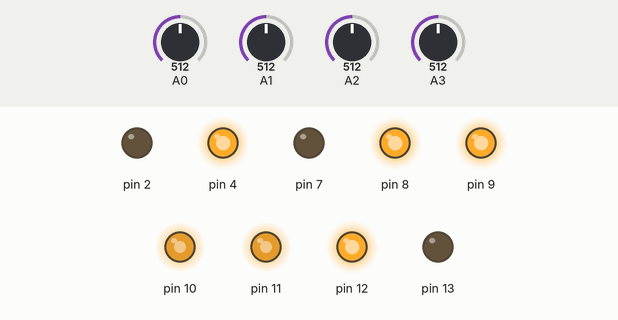
Bench run of a sketch on a simulated Arduino Uno, built with avr-gcc and run on an emulated ATmega328P. Shown: output pins drawn as LEDs (lit = HIGH). The inputs (shaded band) are chosen by the test bench; at power-on: A0 = 512, A1 = 512, A2 = 512, A3 = 512.

Above: at 1.2 s.
1.3 s: A0 set to 316
2.8 s: A0 set to 294
At 3.4 s:
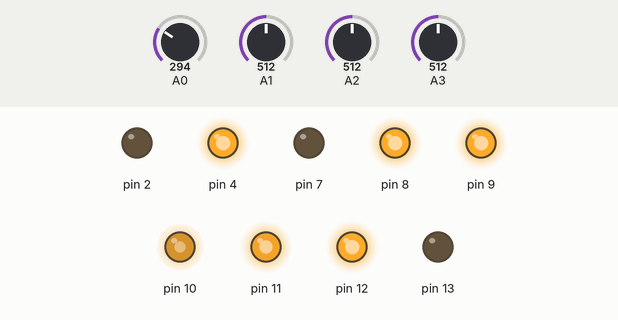
4.3 s: A1 set to 312
5.8 s: A1 set to 288
At 6.3 s:
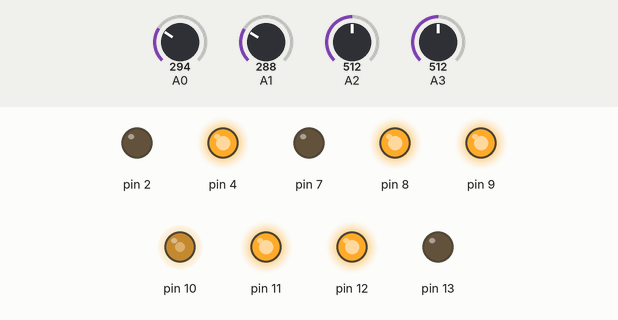
7.3 s: A2 set to 315
8.8 s: A2 set to 289
At 9.3 s:
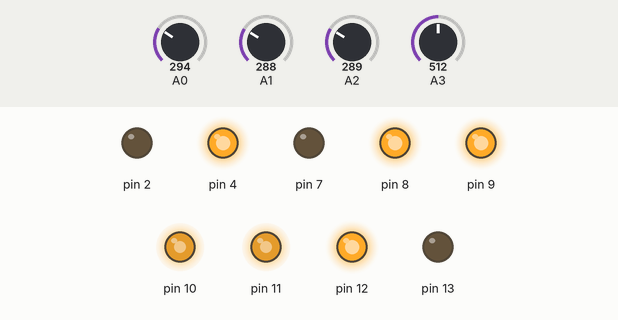
Timing chart, 0 to 11.3 s (numbered marks = the images above; inputs shaded):
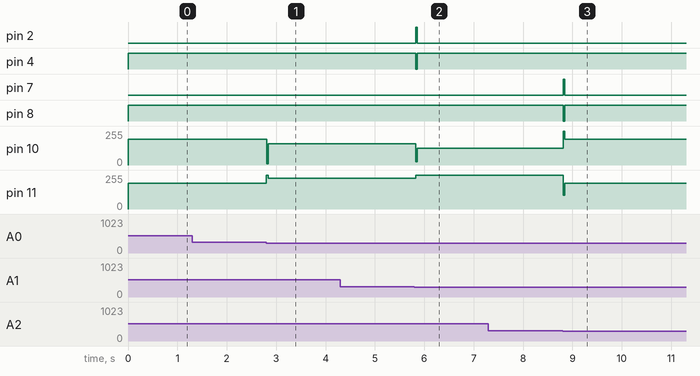

The sketch:

final_line_follower.ino
```cpp
/*a0d-left sensor
  a1d-mid sensor
  a2d-right sensor
  a3d-front sensor
  e-error
  pe-previous error
  prope-error in proportional
  pprope-previous error in proportional
  Have to set value for kp and for base_value
*/
int a0d,a1d,a2d,a3d,preva3d,value,prope,pprope,e,pe,kp=35,base_value=195;
int corr,lmspeed,rmspeed;
int derve,kd=150,ki=0,inte=0;
float a,b;
void prop(){
  /*if(a3d==0&&value==7){
    while(a3d==0)
    {
      getsensorvalue();
      digitalWrite(8,HIGH);
      digitalWrite(7,LOW);
      analogWrite(11,0);
      digitalWrite(4,HIGH);
      digitalWrite(2,LOW);
      analogWrite(10,200);
    }
  }*/
  switch(value)
  {
    case 2:prope=0;
           break;
    case 3:prope=-1;
           break;
    case 1:prope=-2;
           break;
    case 0:if(pprope==-1||pprope==-2||pprope==-5)
             prope=-5;
           else if(pprope==1||pprope==2||pprope==5)
             prope=5;
           else if(pprope==0)
             prope=0;
           break;
    case 6:prope=1;
           break;
    case 4:prope=2;
           break;
  }
  if(a3d==1&&value==0)
    prope=0;
 /* else if(a3d==0&&value==7){
    a=millis();
    float c=(b-a)*80.0/6.0;
     digitalWrite(8,HIGH);
      digitalWrite(7,LOW);
      analogWrite(11,base_value);
      digitalWrite(4,HIGH);
      digitalWrite(2,LOW);
      analogWrite(10,base_value);
    while((millis()-a)<c)
    {

    }
    while(a3d==0)
    {
      a3d=analogRead(A3)>250?1:0;
      digitalWrite(8,LOW);
      digitalWrite(7,HIGH);
      analogWrite(11,120);
      digitalWrite(4,HIGH);
      digitalWrite(2,LOW);
      analogWrite(10,120);
    }
    prope=0;
  }*/
  else if(a3d==0&&value==7)
  {
    prope=1;
  }
  else if(a3d==1&&value==7)
    prope=0;

}
void getsensorvalue(){
  preva3d=a3d;
  a0d=analogRead(A0)>300?1:0;
  a1d=analogRead(A1)>300?1:0;
  a2d=analogRead(A2)>300?1:0;
  a3d=analogRead(A3)>250?1:0;
  value=4*a0d+2*a1d+a2d;
  if(a3d==0&&preva3d!=0)
    b=millis();
}
void calc_corr(){
  corr=kp*prope+kd*derve+ki*inte;
}
void derv(){
  derve=(prope-pprope);
}
void integral(){
  inte+=prope;
}
void drive_motor(){
  lmspeed=base_value-corr;
  rmspeed=base_value+corr;
  if(rmspeed>255)
    rmspeed=255;
  else if(rmspeed<-255)
    rmspeed=-255;
  if(lmspeed>255)
    lmspeed=255;
  else if(lmspeed<-255)
    lmspeed=-255;

  if(lmspeed>=0)
  {
    digitalWrite(8,HIGH);
    digitalWrite(7,LOW);
    analogWrite(11,lmspeed);
  }
  else if(lmspeed<0)
  {
    digitalWrite(8,LOW);
    digitalWrite(7,HIGH);
    analogWrite(11,-lmspeed);
  }
  if(rmspeed>=0)
  {
    digitalWrite(4,HIGH);
    digitalWrite(2,LOW);
    analogWrite(10,rmspeed);
  }
  else if(rmspeed<0)
  {
    digitalWrite(4,LOW);
    digitalWrite(2,HIGH);
    analogWrite(10,-rmspeed);
  }
 delay(30);

}

void setup(){
  pinMode(A0,INPUT);
  pinMode(A1,INPUT);
  pinMode(A2,INPUT);
  pinMode(A3,INPUT);
  pinMode(11,OUTPUT);
  pinMode(10,OUTPUT);
  pinMode(8,OUTPUT);
  pinMode(7,OUTPUT);
  pinMode(4,OUTPUT);
  pinMode(2,OUTPUT);
  pprope=0;
  prope=0;
  e=0;
  pe=0;
  pinMode(12,OUTPUT);
  pinMode(13,OUTPUT);
  pinMode(9,OUTPUT);
  digitalWrite(12,HIGH);
  digitalWrite(13,LOW);
  digitalWrite(9,HIGH);
  preva3d=a3d=1;
}
void loop(){
  getsensorvalue();
  pprope=prope;
  prop();
  derv();
  integral();
  calc_corr();
  drive_motor();
}
```

Measured:
- the behaviour switches between 301 and 300 on A2 (found by bisection; images 2 and 3)
- after the input at 1.3 s, every drawn part: stays the same
- after the input at 2.8 s, pin 10: 195/255 → 160/255 at once; pin 11: 195/255 → 230/255 at once
- after the input at 4.3 s, every drawn part: stays the same
- after the input at 5.8 s, pin 2: LOW → HIGH at once, → LOW 0.03 s later; pin 4: HIGH → LOW at once, → HIGH 0.03 s later; pin 10: 160/255 → 125/255 at once; pin 11: 230/255 → 255/255 at once
- after the input at 7.3 s, every drawn part: stays the same
- after the input at 8.8 s, pin 7: LOW → HIGH at once, → LOW 0.03 s later; pin 8: HIGH → LOW at once, → HIGH 0.03 s later; pin 10: 125/255 → 195/255 at once; pin 11: 255/255 → 195/255 at once
